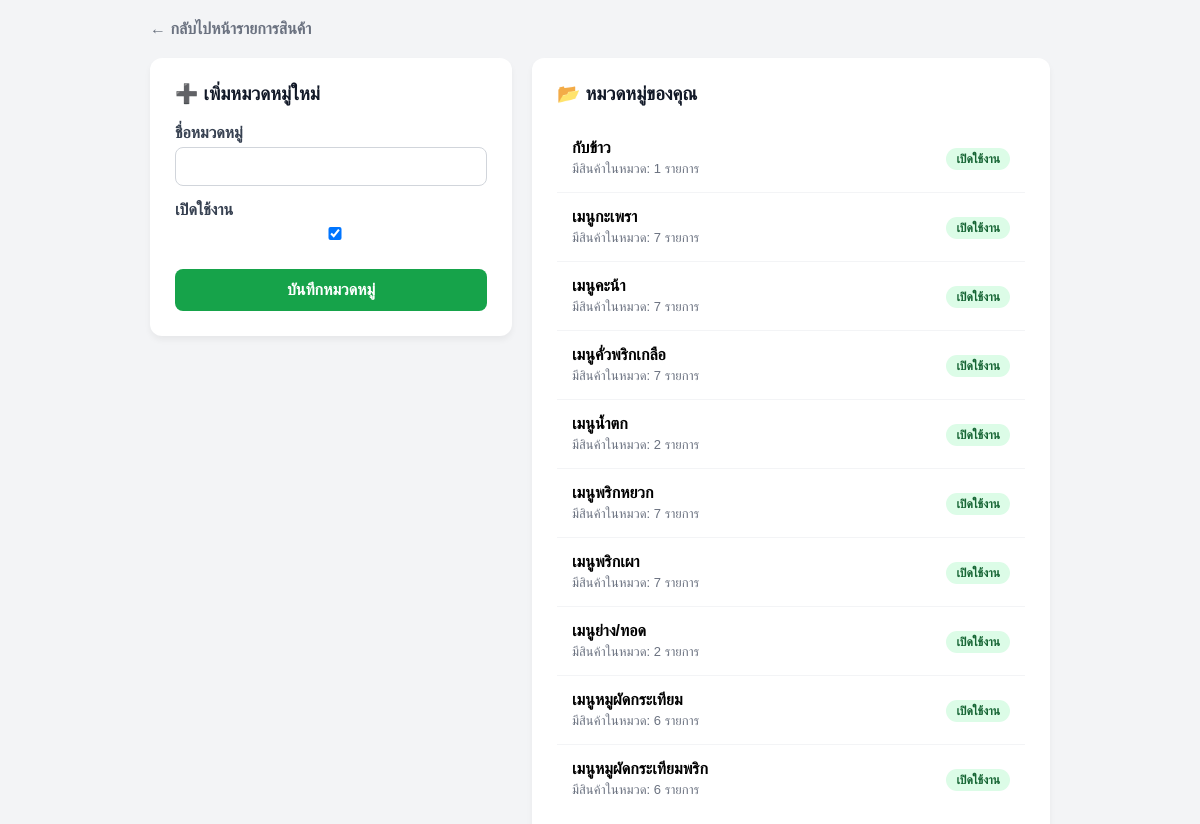
The app's page /products/categories/ (signed in), older data.
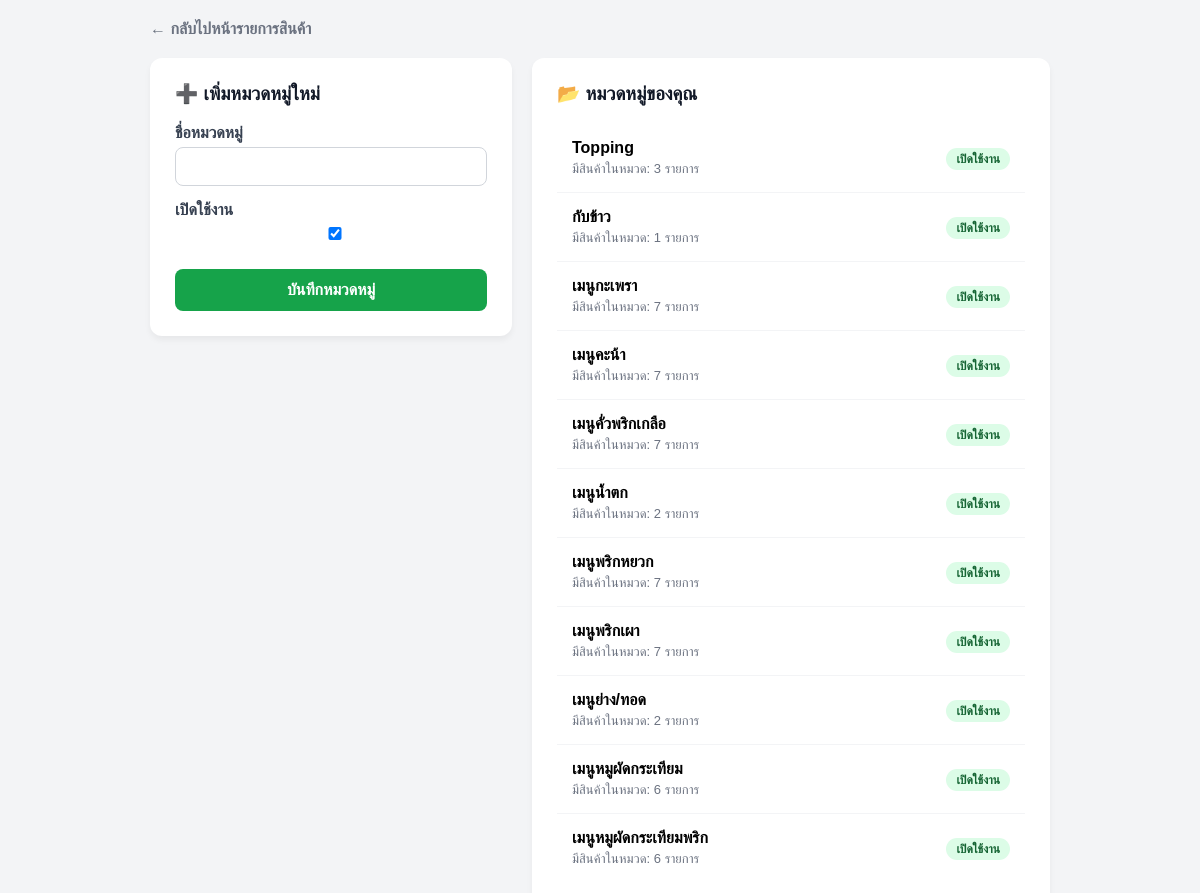
The same page, newer data.
### Products/models.py (models this page shows, shortened)
class ProductCategory(models.Model):
    name = models.CharField(
        max_length=100,
        verbose_name="ชื่อหมวดหมู่"
    )
    is_active = models.BooleanField(
        default=True,
        verbose_name="เปิดใช้งาน"
    )
    created_by = models.ForeignKey(
        settings.AUTH_USER_MODEL,
        on_delete=models.SET_NULL, # ถ้า User ถูกลบ หมวดหมู่จะไม่ถูกลบตาม แต่จะกลายเป็นค่าว่าง
        null=True,
        blank=True,
        verbose_name="ผู้สร้าง",
        related_name="created_categories"
    )
    created_at = models.DateTimeField(
        auto_now_add=True
    )
    updated_at = models.DateTimeField(
        auto_now=True
    )
    class Meta:
        db_table = "product_categories"
        verbose_name = "หมวดหมู่สินค้า"
        verbose_name_plural = "หมวดหมู่สินค้า"
        ordering = ["name"]

### Products/views.py (the view)
# urls.py: path('categories/', views.category_manage, name='category_manage'),
@login_required
def category_manage(request):
    if request.method == "POST":
        form = CategoryForm(request.POST)
        if form.is_valid():
            category = form.save(commit=False)
            category.created_by = request.user
            category.save()
            return redirect('products:category_manage')
    else:
        form = CategoryForm()
    categories = ProductCategory.objects.filter(created_by=request.user)
    return render(request, "Products/category_manage.html", {"form": form, "categories": categories})

### Products/forms.py
class CategoryForm(forms.ModelForm):
    class Meta:
        model = ProductCategory
        fields = ['name', 'is_active']
    def __init__(self, *args, **kwargs):
        super().__init__(*args, **kwargs)
        for field in self.fields.values():
            field.widget.attrs['class'] = 'form-control'

### Products/templates/Products/category_manage.html (shortened to what this page needs)
{% load static %}
<!DOCTYPE html>
<html lang="th">
<head>
</head>
<body>
    <div style="max-width: 900px; margin: 0 auto;">
        <a href="{% url 'products:list' %}" class="back-link">← กลับไปหน้ารายการสินค้า</a>
    </div>
    <div class="container">
        <div class="card" style="flex: 1;">
            <h3 style="margin-top: 0; color: #111827;">➕ เพิ่มหมวดหมู่ใหม่</h3>
            <form method="POST">
                {% for field in form %}
                    <div class="form-group">
                        <label>{{ field.label }}</label>
                        {{ field }}
                    </div>
                {% endfor %}
                <button type="submit" class="btn-submit">บันทึกหมวดหมู่</button>
            </form>
        </div>
        <div class="card" style="flex: 1.5;">
            <h3 style="margin-top: 0; color: #111827;">📂 หมวดหมู่ของคุณ</h3>
            <ul class="category-list">
                {% for cat in categories %}
                <li class="category-item">
                    <div>
                        <strong style="font-size: 16px;">{{ cat.name }}</strong>
                        <div style="font-size: 13px; color: #6b7280; margin-top: 4px;">
                            มีสินค้าในหมวด: {{ cat.products.count }} รายการ
                        </div>
                    </div>
                    <div>
                        {% if cat.is_active %}
                            <span class="status-badge status-active">เปิดใช้งาน</span>
                        {% else %}
                            <span class="status-badge status-inactive">ปิดใช้งาน</span>
                        {% endif %}
                    </div>
                </li>
                {% empty %}
                <li style="text-align: center; color: #9ca3af; padding: 20px;">ยังไม่มีหมวดหมู่ กรุณาเพิ่มที่ฟอร์มด้านซ้าย</li>
                {% endfor %}
            </ul>
        </div>
    </div>
</body>
</html>

Row changes from the older to the newer data that the page shows:
added ProductCategory: name "Topping", products.count "3", is_active "เปิดใช้งาน"
